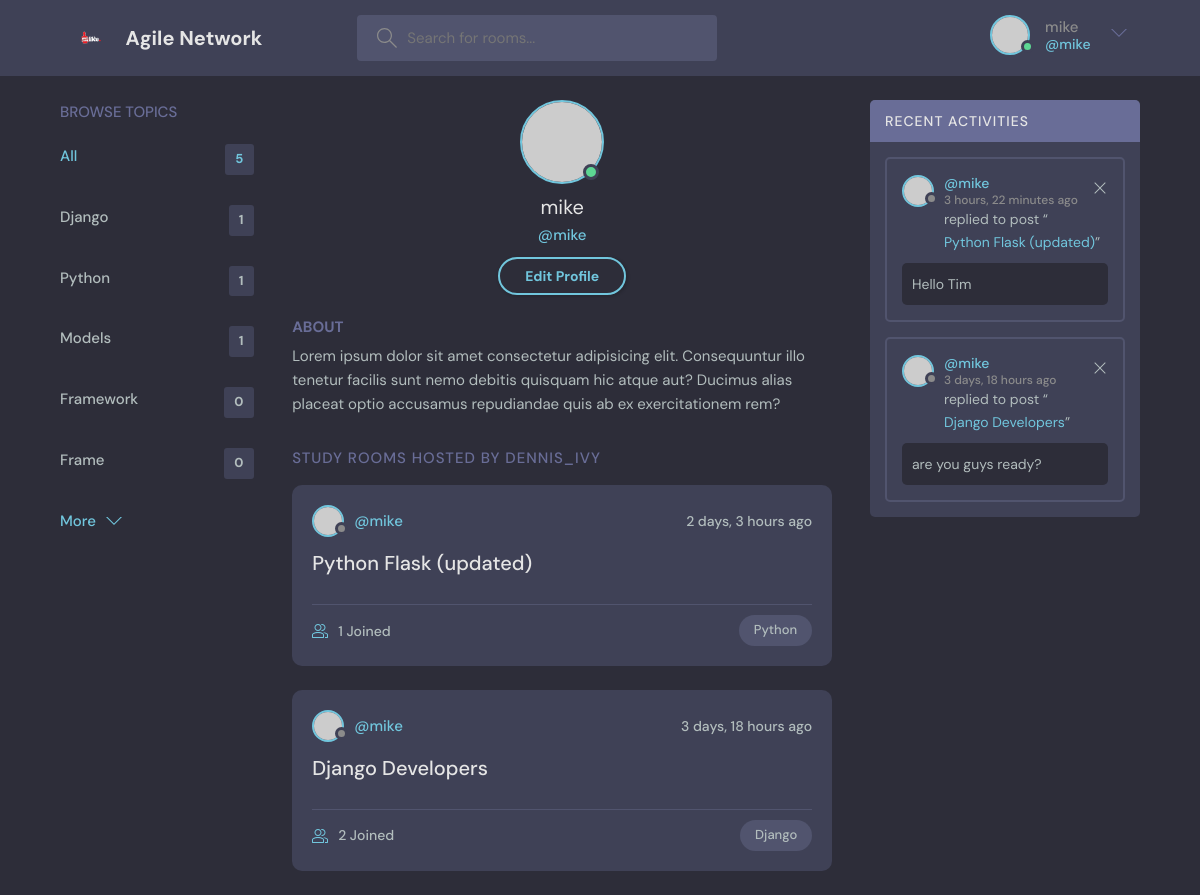
/profile/1/ (signed in), run on the app's committed database.
### base/models.py (models this page shows, shortened)
class Topic(models.Model):
    name = models.CharField(max_length=200)

class Room(models.Model):
    host = models.ForeignKey(User, on_delete=models.SET_NULL, null=True)
    topic = models.ForeignKey(Topic, on_delete=models.SET_NULL, null=True)
    name = models.CharField(max_length=200)
    description = models.TextField(null=True, blank=True)
    participants = models.ManyToManyField(User, related_name='participants', blank=True)
    updated = models.DateTimeField(auto_now=True)
    created = models.DateTimeField(auto_now_add=True)
    class Meta:
        ordering = ['-updated', '-created']
    def __str__(self):
        return self.name

class Message(models.Model):
    user = models.ForeignKey(User, on_delete=models.CASCADE)
    room = models.ForeignKey(Room, on_delete=models.CASCADE)
    body = models.TextField()
    updated = models.DateTimeField(auto_now=True)
    created = models.DateTimeField(auto_now_add=True)
    class Meta:
        ordering = ['-updated', '-created']

### base/views.py (the view)
# urls.py: path('profile/<str:pk>/', views.UserProfile, name='user-profile'),
def UserProfile(request, pk):
    user = User.objects.get(id=pk)
    rooms = user.room_set.all()
    room_messages = user.message_set.all()
    topics = Topic.objects.all()
    context = {'user': user, 'rooms': rooms, 'room_messages': room_messages, 'topics': topics}
    return render(request, 'base/profile.html', context)

### base/templates/base/profile.html
{% extends 'main.html' %}
{% block content %}
  <main class="profile-page layout layout--3">
    <div class="container">
      {% include 'base/topics.html' %}
      <div class="roomList">
        <div class="profile">
          <div class="profile__avatar">
            <div class="avatar avatar--large active">
              <img src="https://randomuser.me/api/portraits/men/11.jpg" />
            </div>
          </div>
          <div class="profile__info">
            <h3>{{user.username}}</h3>
            <p>@{{user.username}}</p>
            {% if request.user == user %}
            <a href="{% url 'update-user' %}" class="btn btn--main btn--pill">Edit Profile</a>
            {% endif %}
          </div>
          <div class="profile__about">
            <h3>About</h3>
            <p>
              Lorem ipsum dolor sit amet consectetur adipisicing elit. Consequuntur illo tenetur
              facilis sunt nemo debitis quisquam hic atque aut? Ducimus alias placeat optio
              accusamus repudiandae quis ab ex exercitationem rem?
            </p>
          </div>
        </div>
        <div class="roomList__header">
          <div>
            <h2>Study Rooms Hosted by dennis_ivy</a>
            </h2>
          </div>
        </div>
        {% include 'base/feeds.html' %}
      </div>
      {% include 'base/activities.html' %}
    </div>
  </main>
{% endblock content %}

### templates/navbar.html (shortened to what this page needs)
{% load static %}
<header class="header header--loggedIn">
    <div class="container">
      <a href="{% url 'home' %}" class="header__logo">
        <img src="{% static 'images/logo.png' %}" />
        <h1>Agile Network</h1>
      </a>
      <form class="header__search" method="GET" action="{% url 'home' %}">
        <label>
          <input name="q" placeholder="Search for rooms..." />
        </label>
      </form>
      <nav class="header__menu">
        {% if request.user.is_authenticated %}
        <div class="header__user">
          <a href="{% url 'user-profile' request.user.id %}">
            <div class="avatar avatar--medium active">
              <img src="https://randomuser.me/api/portraits/men/37.jpg" />
            </div>
            <p>{{request.user.username}} <span>@{{request.user.username}}</span></p>
          </a>
          <button class="dropdown-button">
            <svg version="1.1" xmlns="http://www.w3.org/2000/svg" width="32" height="32" viewBox="0 0 32 32">
              <title>chevron-down</title>
              <path d="M16 21l-13-13h-3l16 16 16-16h-3l-13 13z"></path>
            </svg>
          </button>
        </div>
        {% else %}
        <a href="{% url 'login' %}">
          <img src="{% static 'images/avatar.svg' %}" />
          <p>Login</p>
        </a>
        {% endif %}
      </nav>
    </div>
  </header>

### base/templates/base/topics.html
<div class="topics">
    <div class="topics__header">
      <h2>Browse Topics</h2>
    </div>
    <ul class="topics__list">
      <li>
        <a href="{% url 'home' %}" class="active">All <span>{{topics.count}}</span></a>
      </li>
      {% for topic in topics %}
      <li>
        <a href="{% url 'home' %}?q={{topic.name}}">{{topic.name}} <span>{{topic.room_set.all.count}}</span></a>
      </li>
      {% endfor %}
    </ul>
    <a class="btn btn--link" href="{% url 'topics' %}">
      More
      <svg version="1.1" xmlns="http://www.w3.org/2000/svg" width="32" height="32" viewBox="0 0 32 32">
        <title>chevron-down</title>
        <path d="M16 21l-13-13h-3l16 16 16-16h-3l-13 13z"></path>
      </svg>
    </a>
  </div>

### base/templates/base/feeds.html (shortened to what this page needs)
{% for room in rooms %}
<div class="roomListRoom">
    <div class="roomListRoom__header">
      <a href="{% url 'user-profile' room.host.id %}" class="roomListRoom__author">
        <div class="avatar avatar--small">
          <img src="https://randomuser.me/api/portraits/women/11.jpg" />
        </div>
        <span>@{{room.host.username}}</span>
      </a>
      <div class="roomListRoom__actions">
        <span>{{room.created | timesince}} ago</span>
      </div>
    </div>
    <div class="roomListRoom__content">
      <a href="{% url 'room' room.id %}">{{room.name}}</a>
    </div>
    <div class="roomListRoom__meta">
      <a href="{% url 'room' room.id %}" class="roomListRoom__joined">
        {{room.participants.all.count}} Joined
      </a>
      <p class="roomListRoom__topic">{{room.topic.name}}</p>
    </div>
  </div>
{% endfor %}

### base/templates/base/activities.html
<div class="activities">
    <div class="activities__header">
      <h2>Recent Activities</h2>
    </div>
    {% for message in room_messages %}
    <div class="activities__box">
      <div class="activities__boxHeader roomListRoom__header">
        <a href="{% url 'user-profile' message.user.id %}" class="roomListRoom__author">
          <div class="avatar avatar--small">
            <img src="https://randomuser.me/api/portraits/women/11.jpg" />
          </div>
          <p>
            @{{message.user}}
            <span>{{message.created | timesince}} ago</span>
          </p>
        </a>
        {% if request.user == message.user %}
        <div class="roomListRoom__actions">
          <a href="{% url 'delete-message' message.id %}">
            <svg version="1.1" xmlns="http://www.w3.org/2000/svg" width="32" height="32" viewBox="0 0 32 32">
              <title>remove</title>
              <path
                d="M27.314 6.019l-1.333-1.333-9.98 9.981-9.981-9.981-1.333 1.333 9.981 9.981-9.981 9.98 1.333 1.333 9.981-9.98 9.98 9.98 1.333-1.333-9.98-9.98 9.98-9.981z"
              ></path>
            </svg>
          </a>
        </div>
        {% endif %}
      </div>
      <div class="activities__boxContent">
        <p>replied to post “<a href="{% url 'room' message.room.id %}">{{message.room}}</a>”</p>
        <div class="activities__boxRoomContent">
          {{message.body}}
        </div>
      </div>
    </div>
    {% endfor %}
  </div>

### data on the page
Topic: name "Django", room_set.all.count "1"
Topic: name "Python", room_set.all.count "1"
Topic: name "Models", room_set.all.count "1"
Topic: name "Framework", room_set.all.count "0"
Topic: name "Frame", room_set.all.count "0"
Room: host.username "mike", created "2 days, 3 hours", name "Python Flask (updated)", participants.all.count "1", topic.name "Python"
Room: host.username "mike", created "3 days, 18 hours", name "Django Developers", participants.all.count "2", topic.name "Django"
Message: user "mike", created "3 hours, 22 minutes", room "Python Flask (updated)", body "Hello Tim"
Message: user "mike", created "3 days, 18 hours", room "Django Developers", body "are you guys ready?"

### other printed values
{{ request.user.username }} "mike"
{{ topics.count }} "5"
{{ user.username }} "mike"
